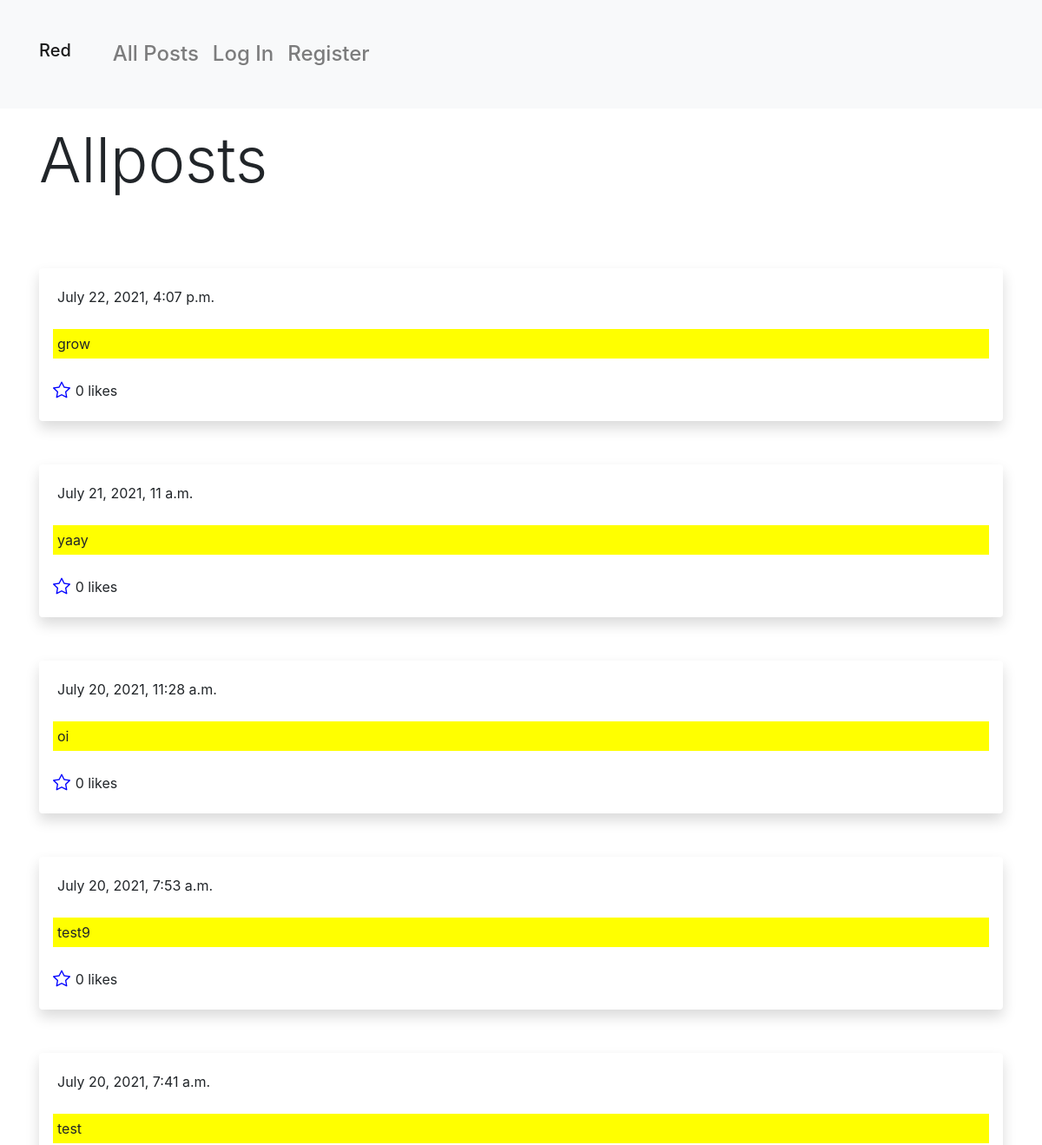
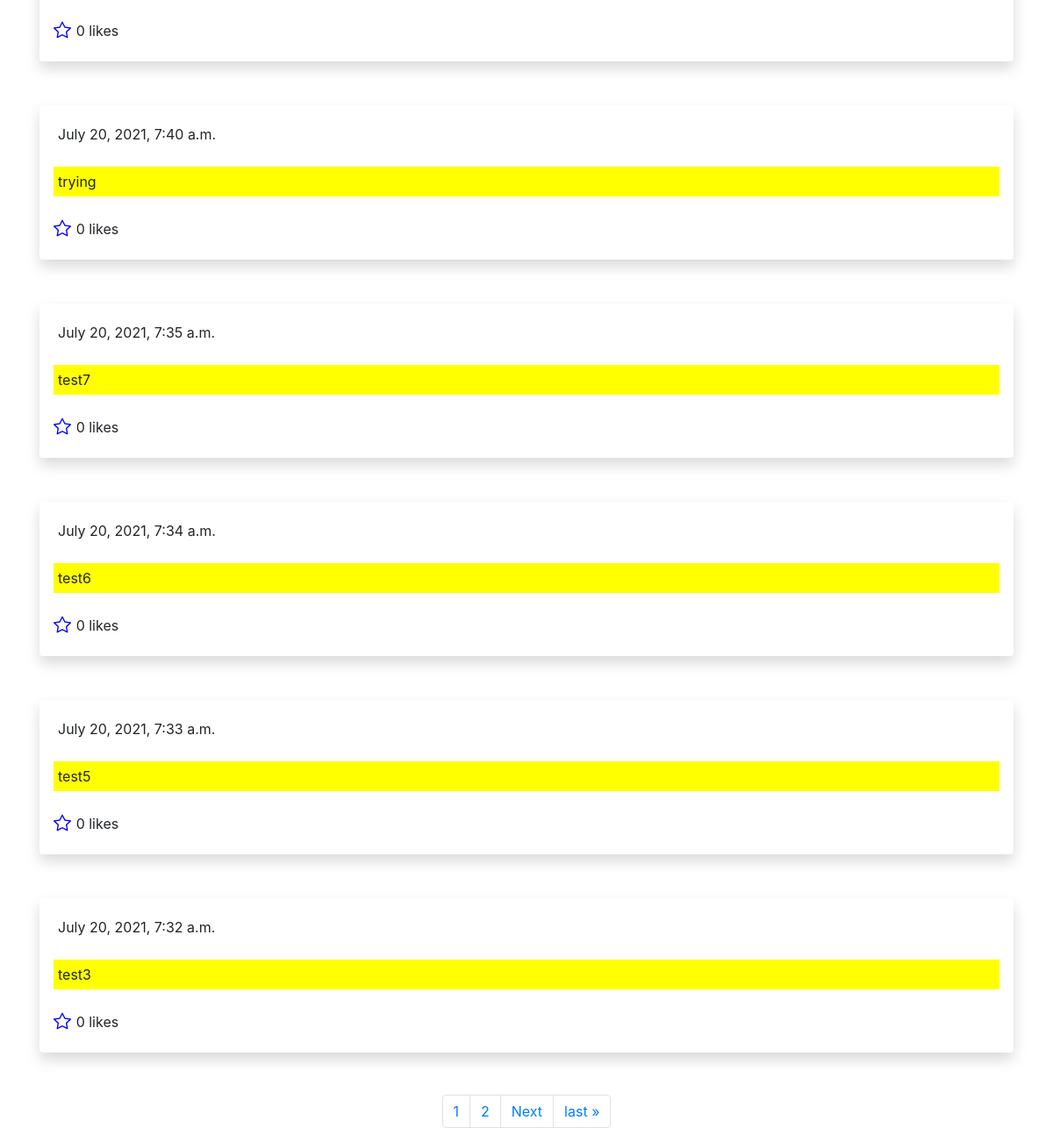
/, run on an earlier commit of the app's database (2 pictures, top to bottom).
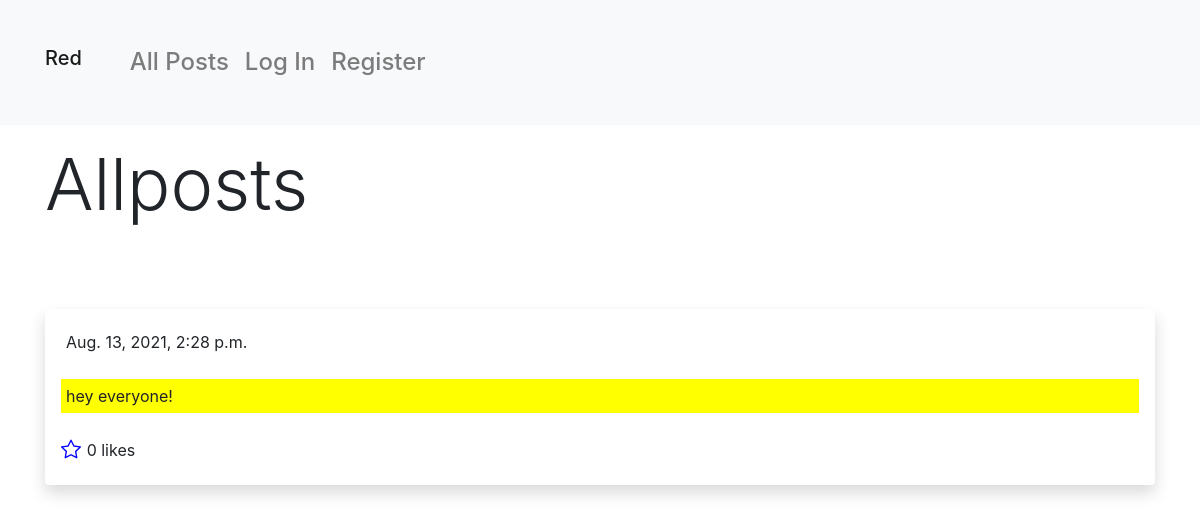
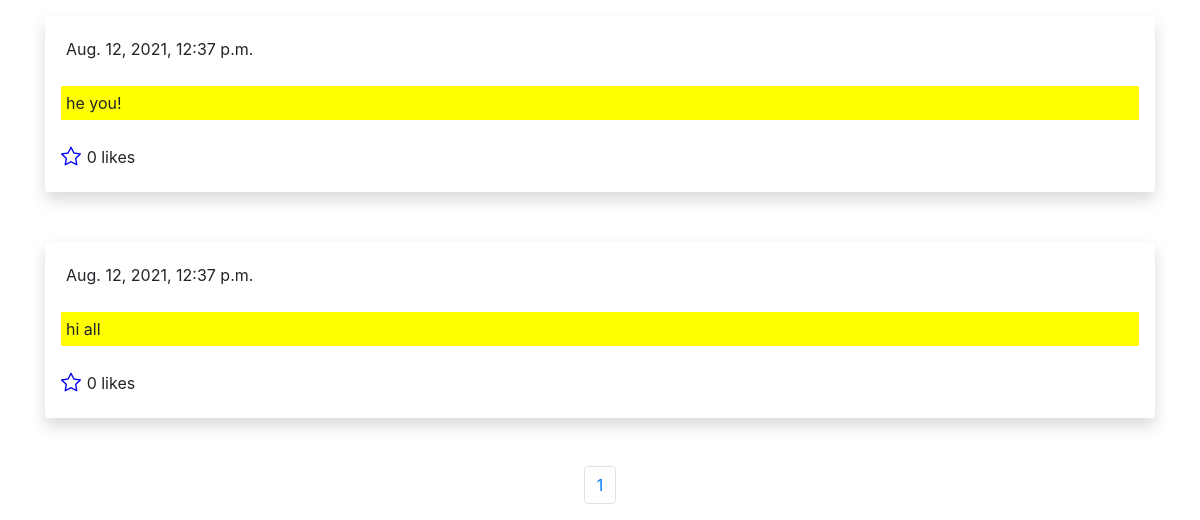
And on a later commit of the database (2 pictures, top to bottom).
### network/models.py (models this page shows, shortened)
class Post(models.Model):
    user = models.ForeignKey(settings.AUTH_USER_MODEL, on_delete=models.CASCADE, related_name="posts")
    body = models.TextField(null=False)
    users_like = models.ManyToManyField(settings.AUTH_USER_MODEL, blank=True, related_name="posts_liked")
    created = models.DateTimeField(auto_now_add=True)
    active = models.BooleanField(default=True)
    class Meta:
        ordering = ('-created',)

### network/views.py (the view)
# urls.py: path("", views.index, name="index"),
def index(request):
    allposts = Post.objects.all()
    paginator = Paginator(allposts, 10)
    page_number = request.GET.get("page")
    page_obj = paginator.get_page(page_number)
    return render(request, "network/index.html", {
        "form": PostForm(),
        "posts": page_obj,
        "pages": page_obj.paginator.page_range
    })

### network/templates/network/index.html (shortened to what this page needs)
{% extends "network/layout.html" %}
{% load static %}
{% block body %}
<div class=" container ">
    {% if user.is_authenticated %}
            <div class="d-flex justify-content-center justify-content-lg-start"><p class="display-3 py-3 "id="section_label"> Allposts </p></div>
            <div id="form_div"  >
                <form id="write_post" action="{% url 'compose_post' %}" method="POST" >
                    {% csrf_token %}
                    {{ form.as_p }}
                    <input id="submit" type="submit" class="btn btn-primary my-3   " value="Done"/>
                </form>
            </div>
            <div id="allposts" style="display: block; ">
                {% for post in posts %}
                    <div id="this" class="post_grid shadow p-3 mb-5 bg-body rounded slidedown ">
                        <a id="{{ post.user }}" href="{% url 'getuser' post.user %}" class="user " >{{post.user }}</a>
                        <div id="{{ post.created }}" class="timestamp">{{post.created}}</div>
                        <p id="content_{{ post.id }}" class="content " >{{post.body}}</p>
                        <textarea id="post_{{ post.id }}" style="display: none;" class="content form_div" ></textarea>
                        <div class="likes_div">
                            {% with total_likes=post.users_like.count users_like=post.users_like.all %}
                                <a id="link_{{ post.id }}"  data-id="{{ post.id }}"
                                data-action="{% if request.user in users_like %}un{% endif %}like"
                                class="like like_icon ">
                                {% if request.user not in users_like %}
                                    <i id="icon_{{ post.id }}" class="bi bi-star"></i>
                                {% else %}
                                    <i id="icon_{{ post.id }}" class="bi bi-star-fill"></i>
                                {% endif %}
                                </a>
                                <span class="total_{{ post.id }}">{{ total_likes }} </span>
                            {% endwith %}
                        </div>
                        <a id="edit" href="#" data-postid="{{ post.id }}" data-action="edit" class="edit">
                            {% if post.user == request.user %}
                                <h4>Edit Post</h4>
                            {% endif %}
                        </a>
                    </div>
                {% endfor %}
            </div>
            <nav aria-label="Pagination">
                <ul class="pagination justify-content-center">
                    {% if posts.has_previous %}
                        <li class="page-item"><a class="page-link" href="?page=1">&laquo; first</a></li>
                        <li id="previous" class="page-item">
                            <a class="page-link" href="?page={{ posts.previous_page_number }}">Previous</a>
                        </li>
                    {% endif %}
                    {% for page in pages %}
                        {% if request.GET.page|add:"0" == page %}
                            <li id="page_{{ forloop.counter }}" class="page-item  active" data-page="{{ forloop.counter0 }}">
                                <a class="page-link" href="?page={{ forloop.counter }}">{{ forloop.counter }}</a>
                            </li>
                        {% else %}
                            <li id="page_{{ forloop.counter }}" class="page-item" data-page="{{ forloop.counter0 }}">
                                <a class="page-link" href="?page={{ forloop.counter }}">{{ forloop.counter }}</a>
                            </li>
                        {% endif %}
                    {% endfor %}
                    {% if posts.has_next %}
                        <li id="next" class="page-item">
                            <a class="page-link" href="?page={{ posts.next_page_number }}">Next</a>
                        </li>
                        <li class="page-item">
                            <a class="page-link" href="?page={{ posts.paginator.num_pages }}">last &raquo;</a>
                        </li>
                    {% endif %}
                </ul >
            </na>
        </div>
    {% else %}
        <div class="d-flex justify-content-center justify-content-lg-start"><p class="display-3 py-3 "id="section_label"> Allposts </p></div>
        {% for post in posts %}
            <div id="posts" >
                <div id="{{ post.id }}" class="post_grid shadow p-3 mb-5 bg-body rounded">
                    <a class="user section" id="{{ post.user }}" href="#" >{{post.user }}</a>
                    <div id="{{ post.created }}" class="timestamp">{{post.created}}</div>
                    <p class="content" id="{{ post.id }}">{{post.body}}</p>
                    <div class="likes_div">
                        {% with total_likes=post.users_like.count users_like=post.users_like.all %}
                            <a id="link_{{ post.id }}" href="{% url 'login' %}" data-id="{{ post.id }}"
                            data-action="like"
                            class=" like_icon ">
                            {% if request.user not in users_like %}
                                <i id="icon_{{ post.id }}" class="bi bi-star"></i>
                            {% else %}
                                <i id="icon_{{ post.id }}" class="bi bi-star-fill"></i>
                            {% endif %}
                            </a>
                            <span class="count">
                                <span class="total">{{ total_likes }} </span>
                                like{{ total_likes|pluralize }}
                            </span>
                        {% endwith %}
                    </div>
                </div>
            </div>
        {% endfor %}
        <nav aria-label="Pagination">
            <ul class="pagination justify-content-center">
                {% for page in pages %}
                    {% if request.GET.page|add:"0" == page %}
                        <li id="page_{{ forloop.counter }}" class="page-item  active" data-page="{{ forloop.counter0 }}"><a class="page-link" href="?page={{ forloop.counter }}">{{ forloop.counter }}</a></li>
                    {% else %}
                        <li id="page_{{ forloop.counter }}" class="page-item" data-page="{{ forloop.counter0 }}"><a class="page-link" href="?page={{ forloop.counter }}">{{ forloop.counter }}</a></li>
                    {% endif %}
                {% endfor %}
                {% if posts.has_next %}
                    <li id="next" class="page-item"><a class="page-link" href="?page={{ posts.next_page_number }}">Next</a></li>
                    <li class="page-item"><a class="page-link" href="?page={{ posts.paginator.num_pages }}">last &raquo;</a></li>
                {% endif %}
            </ul >
    {% endif %}
</div>
{% endblock %}

### network/templates/network/layout.html (shortened to what this page needs)
{% load static %}
<!DOCTYPE html>
<html lang="en">
    <head>
        <link rel="stylesheet" href="https://cdn.jsdelivr.net/npm/bootstrap@4.6.0/dist/css/bootstrap.min.css">
        <link rel="stylesheet" href="https://cdn.jsdelivr.net/npm/bootstrap-icons@1.5.0/font/bootstrap-icons.css">
        <link href="{% static 'network/styles.css' %}" rel="stylesheet">
     </head>
    <body>
        <nav class="navbar navbar-expand-lg navbar-light py-3 bg-light">
        <div class="container bg-light">
            <a class="navbar-brand h1" href="{% url 'index' %}">Red</a>
                <div class="collapse navbar-collapse  " id="navbarTogglerDemo01">
                    <ul class="navbar-nav  p-4 h4 align-items-center mr-auto">
                        <li class="nav-item">
                        <a class="nav-link section"  id="allposts_btn" href="{% url 'index' %}">All Posts</a>
                        </li>
                        {% if user.is_authenticated %}
                            <li class="nav-item">
                                <a class="nav-link section" id="following_btn" href="{% url 'followed' %}">Following</a>
                            </li>
                            <li class="nav-item">
                                <a class="nav-link" href="{% url 'logout' %}">Log Out</a>
                            </li>
                        {% else %}
                            <li class="nav-item">
                                <a class="nav-link" href="{% url 'login' %}">Log In</a>
                            </li>
                            <li class="nav-item">
                                <a class="nav-link" href="{% url 'register' %}">Register</a>
                            </li>
                        {% endif %}
                    </ul>
                </div>
        </div>
        </nav>
        <div class="body  ">
            {% block body %}
            {% endblock %}
        </div>
    </body>
</html>

### network/static/network/styles.css (style rules this page uses)
* { box-sizing: border-box; padding: 0; margin: 0; }
.post_grid { display: grid; grid-template-columns: repeat(7, 10px); grid-template-rows: auto; margin:50px 0; gap: 5px 5px; grid-template: " timestamp timestamp timestamp timestamp timestamp timestamp timestamp" " user user user user user user user " " body body body body body body body " " likes_icon likes_number . . . . . " " edit edit edit edit edit edit edit"; animation: slidedown 5s linear 2s 1 forwards forwards; animation-play-state: paused; }
.user { grid-area: user; color: blue; display: block; flex-flow: row; justify-content: space-between; align-items: center; }
.timestamp { grid-area: timestamp; }
.content { grid-area: body; background-color:yellow; }
.like_icon { grid-area: likes_icon; font-size: 20px; color: blue; }
.user, .timestamp, .content, .likes_link, .likes_icon, .edit { padding: 5px; }

What changed in the data, as far as the page shows it:
removed Post: created "July 22, 2021, 4:07 p.m.", body "grow", users_like.count "0"
removed Post: created "July 21, 2021, 11 a.m.", body "yaay", users_like.count "0"
removed Post: created "July 20, 2021, 11:28 a.m.", body "oi", users_like.count "0"
removed Post: created "July 20, 2021, 7:53 a.m.", body "test9", users_like.count "0"
removed Post: created "July 20, 2021, 7:41 a.m.", body "test", users_like.count "0"
removed Post: created "July 20, 2021, 7:40 a.m.", body "trying", users_like.count "0"
removed Post: created "July 20, 2021, 7:35 a.m.", body "test7", users_like.count "0"
removed Post: created "July 20, 2021, 7:34 a.m.", body "test6", users_like.count "0"
removed Post: created "July 20, 2021, 7:33 a.m.", body "test5", users_like.count "0"
removed Post: created "July 20, 2021, 7:32 a.m.", body "test3", users_like.count "0"
added Post: created "Aug. 13, 2021, 2:28 p.m.", body "hey everyone!", users_like.count "0"
added Post: created "Aug. 12, 2021, 12:37 p.m.", body "he you!", users_like.count "0"
added Post: created "Aug. 12, 2021, 12:37 p.m.", body "hi all", users_like.count "0"
Also different on the page:
list line gone: "2"
text no longer shown: "Next last »"
